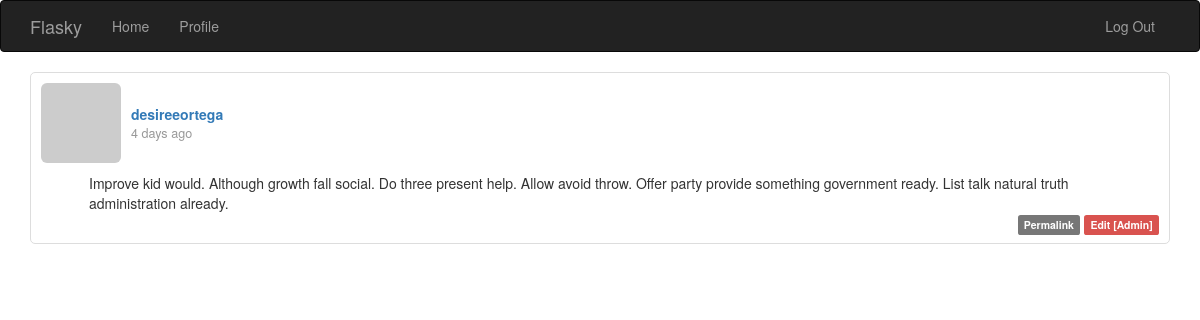
The page /post/84 (signed in) on the database its author committed.
### app/models.py (models this page shows, shortened)
class Post(db.Model):
    __tablename__ = "posts"
    id = db.Column(db.Integer, primary_key=True)
    body = db.Column(db.Text)
    body_html = db.Column(db.Text)
    timestamp = db.Column(db.DateTime, index=True, default=datetime.now())
    author_id = db.Column(db.Integer, db.ForeignKey("users.id"))

class User(UserMixin, db.Model):
    __tablename__ = "users"
    id = db.Column(db.Integer, primary_key=True)
    email = db.Column(db.String(64), unique=True, index=True)
    username = db.Column(db.String(64), unique=True, index=True)
    password_hash = db.Column(db.String(128))
    role_id = db.Column(db.Integer, db.ForeignKey("roles.id"))
    name = db.Column(db.String(64))
    location = db.Column(db.String(64))
    about_me = db.Column(db.Text())
    member_since = db.Column(db.DateTime(), default=datetime.now())
    last_seen = db.Column(db.DateTime(), default=datetime.now())
    posts = db.relationship("Post", backref="author", lazy="dynamic")
    @property
    def password(self):
        raise AttributeError("password is not a readable attribute")
    def can(self, perm):
        return self.role is not None and self.role.has_permission(perm)
    def is_administrator(self):
        return self.can(Permission.ADMIN)
    def ping(self):
        self.last_seen = datetime.now()
        db.session.add(self)
        db.session.commit()
    def gravatar(
        self, size=100, default="retro", rating="g"
    ):  # identicon, monsterid, retro, wavatar, robohash
        url = "https://secure.gravatar.com/avatar"
        hash = hashlib.md5(self.email.lower().encode("utf-8")).hexdigest()
        return "{url}/{hash}?s={size}&d={default}&r={rating}".format(
            url=url, hash=hash, size=size, default=default, rating=rating
        )
    """
    def generate_confirmation_token(self, expiration=3600):
        payload = {
            "confirm": self.id,
            "exp": datetime.utcnow() + timedelta(seconds=expiration)
        }
        token = jwt.encode(payload, current_app.config["SECRET_KEY"], algorithm="HS256")
        return token

    def confirm(self, token):
        try:
            payload = jwt.decode(token, current_app.config["SECRET_KEY"], algorithms=["HS256"])
        except (jwt.ExpiredSignatureError, jwt.InvalidTokenError):
            return False
        if payload.get("confirm") != self.id:
            return False
        self.confirmed = True
        db.session.add(self)
        return True
    """

### app/main/views.py (the view)
@main.route("/post/<int:id>")
def post(id):
    post = Post.query.get_or_404(id)
    return render_template("post.html", posts=[post])

### app/auth/views.py (called while the page is built)
@auth.before_app_request
def before_request():
    if current_user.is_authenticated:
        current_user.ping()

### app/main/__init__.py (called while the page is built)
@main.app_context_processor
def inject_permissions():
    return dict(Permission=Permission)

### app/models.py (called while the page is built)
@login_manager.user_loader
def load_user(user_id):
    return User.query.get(int(user_id))

    def has_permission(self, perm):
        return self.permissions & perm == perm

### app/templates/post.html (shortened to what this page needs)
{% extends "base.html" %}
{% block page_content %}
{% include '_posts.html' %}
{% endblock %}

### app/templates/_posts.html
<ul class="posts" style="list-style: none; padding: 0">
  {% for post in posts %}
  <li
    class="post"
    style="
      border: 1px solid #ddd;
      padding: 10px;
      margin-bottom: 10px;
      border-radius: 5px;
    "
  >
    <div style="display: flex; align-items: center; margin-bottom: 10px">
      <a href="{{ url_for('.user', username=post.author.username) }}">
        <img
          class="img-rounded"
          src="{{ post.author.gravatar(size=40) }}"
          style="margin-right: 10px"
        />
      </a>
      <div class="post-content">
        <div class="post-author" style="font-weight: bold">
          <a href="{{ url_for('.user', username=post.author.username) }}">
            {{ post.author.username }}
          </a>
        </div>
        <div class="post-date" style="font-size: 0.9em; color: #999">
          {{ moment(post.timestamp).fromNow() }}
        </div>
      </div>
    </div>
    <div class="post-body" style="margin-left: 48px; min-height: 10px">
      {% if post.body_html %} {{ post.body_html | safe }} {% else %} {{
      post.body }} {% endif %}
    </div>
    <div class="post-footer" style="text-align: right">
      <a href="{{ url_for('.post', id=post.id) }}">
        <span class="label label-default">Permalink</span>
      </a>
      {% if current_user == post.author %}
      <a href="{{ url_for('.edit', id=post.id) }}">
        <span class="label label-primary">Edit</span>
      </a>
      {% elif current_user.is_administrator() %}
      <a href="{{ url_for('.edit', id=post.id) }}">
        <span class="label label-danger">Edit [Admin]</span>
      </a>
      {% endif %}
    </div>
  </li>
  {% endfor %}
</ul>

### rows shown on the page
Post: author.username "desireeortega", timestamp "4 days ago", body "Improve kid would. Although growth fall social. Do three present help. Allow avoid throw. Offer party provide something government ready. List talk natural truth administration already."
